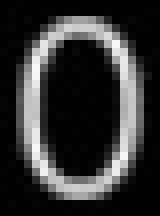
#> input picture Infinite money glitch/num/0.jpg, 20 x 27 px, found by its file name (shown 8 times larger)
$ python exploit.py
#> lines starting #> are read from the running program, lines starting #| are printed output that depends on the picture
import cv2
import numpy as np
import requests
import time

cookie = "ee9f4ce7-75d2-4fff-84bc-97ffe507d674"
url = "https://infinitemoneyglitch.chall.malicecyber.com/video"
headers = {"cookie" : "token="+cookie}


img_0 = cv2.imread('C:/Users/maell/Desktop/CTF/CTF/DGHACK2023/Infinite money glitch/num/0.jpg')
#> img_0 is the input picture: shape (27, 20, 3); min 0, max 248, mean 50.5
img_1 = cv2.imread('C:/Users/maell/Desktop/CTF/CTF/DGHACK2023/Infinite money glitch/num/1.jpg')
img_2 = cv2.imread('C:/Users/maell/Desktop/CTF/CTF/DGHACK2023/Infinite money glitch/num/2.jpg')
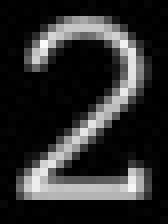
#> input picture Infinite money glitch/num/2.jpg, 21 x 28 px, found by its file name (shown 8 times larger)
#> img_2 is the input picture: shape (28, 21, 3); min 0, max 250, mean 44.7
img_3 = cv2.imread('C:/Users/maell/Desktop/CTF/CTF/DGHACK2023/Infinite money glitch/num/3.jpg')
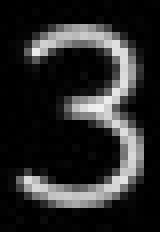
#> input picture Infinite money glitch/num/3.jpg, 20 x 29 px, found by its file name (shown 8 times larger)
#> img_3 is the input picture: shape (29, 20, 3); min 0, max 240, mean 41.4
img_4 = cv2.imread('C:/Users/maell/Desktop/CTF/CTF/DGHACK2023/Infinite money glitch/num/4.jpg')
img_5 = cv2.imread('C:/Users/maell/Desktop/CTF/CTF/DGHACK2023/Infinite money glitch/num/5.jpg')
img_6 = cv2.imread('C:/Users/maell/Desktop/CTF/CTF/DGHACK2023/Infinite money glitch/num/6.jpg')
img_7 = cv2.imread('C:/Users/maell/Desktop/CTF/CTF/DGHACK2023/Infinite money glitch/num/7.jpg')
img_8 = cv2.imread('C:/Users/maell/Desktop/CTF/CTF/DGHACK2023/Infinite money glitch/num/8.png')

# [133 lines left out: functions extract_code, downloadfile, not called in this run]


def get_video_link():
#> (the run stopped early here; a loop or call above may not have finished)
